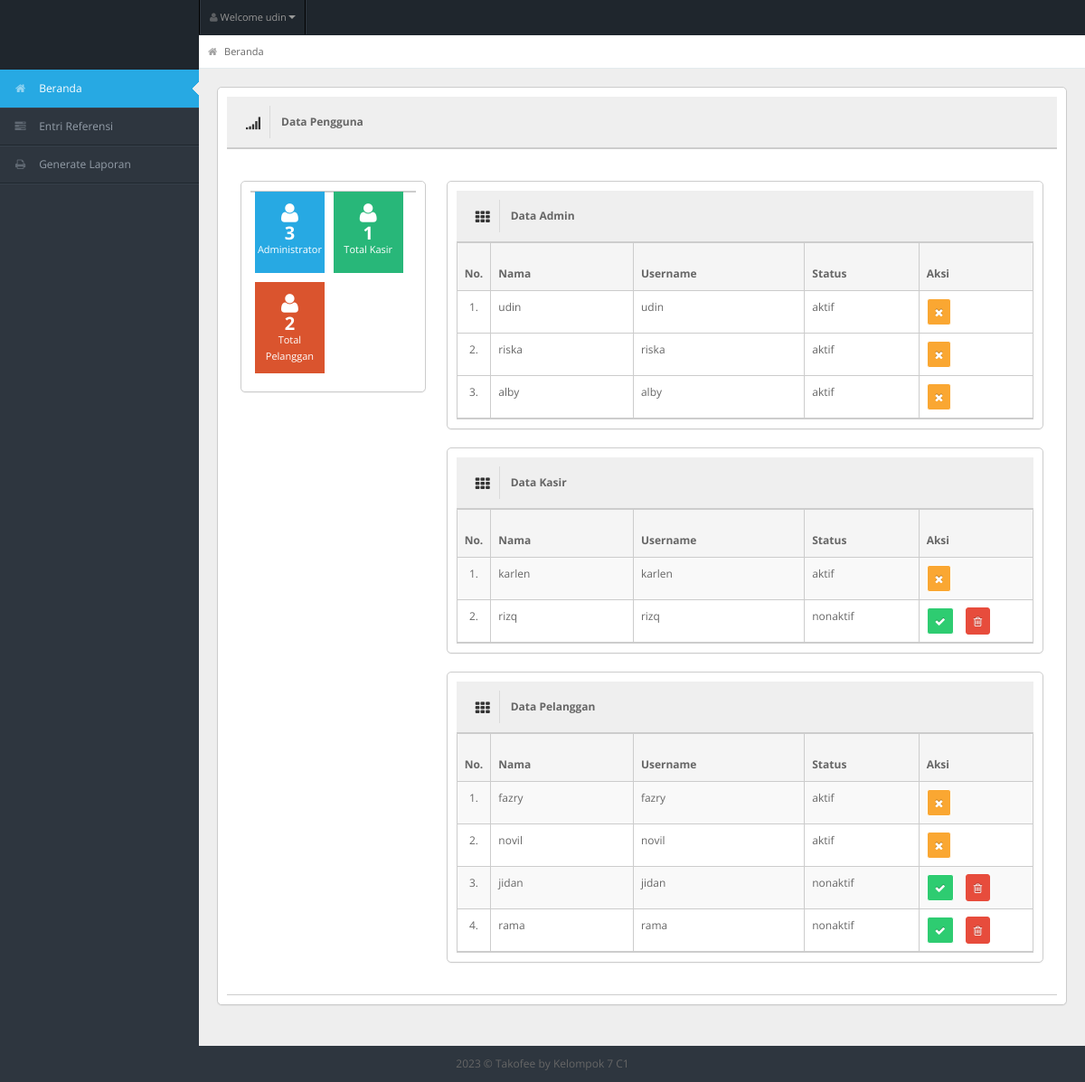
The app's page /beranda.php (signed in), older data.
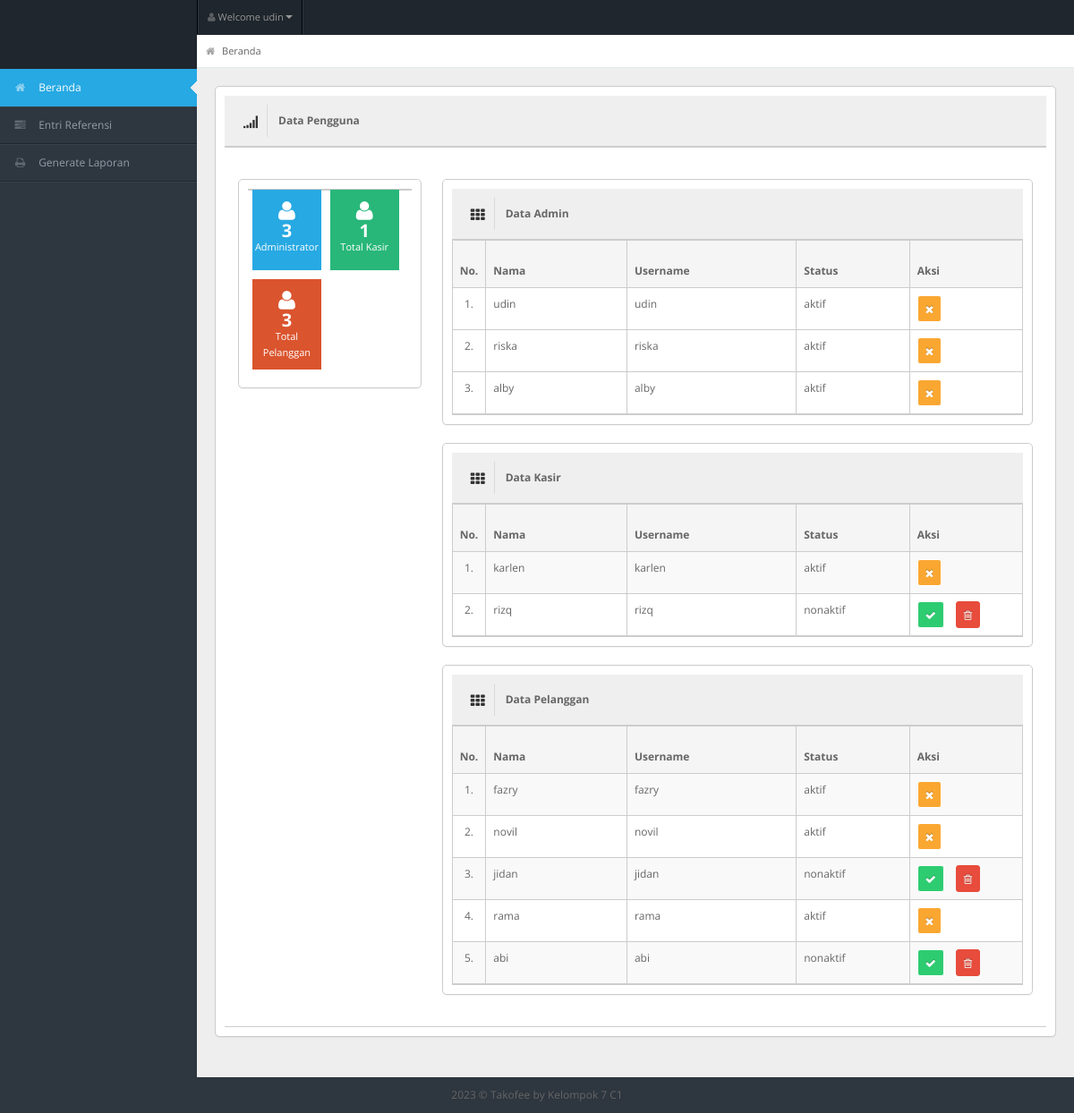
The same page, newer data.
### tables this page shows
CREATE TABLE `tb_user` (
  `id_user` int(11) NOT NULL,
  `username` varchar(150) NOT NULL,
  `password` varchar(150) NOT NULL,
  `nama_user` varchar(150) NOT NULL,
  `id_level` int(11) NOT NULL,
  `status` varchar(150) NOT NULL
);

### beranda.php (the view, shortened to what the changed rows need)
<!DOCTYPE html>
<?php
include "connection/koneksi.php";
if (isset($_SESSION['username']) && isset($_SESSION['id_user'])) {
  $id = $_SESSION['id_user'];
  $query = "select * from tb_user natural join tb_level where id_user = ?";
  $stmt = mysqli_prepare($conn, $query);
  mysqli_stmt_bind_param($stmt, 'i', $id);
  mysqli_stmt_execute($stmt);
  $sql = mysqli_stmt_get_result($stmt);
  $query_jml_adm = "select count(*) AS jumlah_adm from tb_user natural join tb_level where id_level = 1 and status = 'aktif'";
  $sql_jml_adm = mysqli_query($conn, $query_jml_adm);
  $result_adm = mysqli_fetch_array($sql_jml_adm);
  $query_jml_ksr = "select count(*) AS jumlah_ksr from tb_user natural join tb_level where id_level = 3 and status = 'aktif'";
  $sql_jml_ksr = mysqli_query($conn, $query_jml_ksr);
  $result_ksr = mysqli_fetch_array($sql_jml_ksr);
  $query_jml_plg = "select count(*) AS jumlah_plg from tb_user natural join tb_level where id_level = 5 and status = 'aktif'";
  $sql_jml_plg = mysqli_query($conn, $query_jml_plg);
  $result_plg = mysqli_fetch_array($sql_jml_plg);
  while ($r = mysqli_fetch_array($sql)) {
?>
    <html lang="en">
    <head>
      <link rel="stylesheet" href="template/dashboard/css/bootstrap.min.css" />
      <link rel="stylesheet" href="template/dashboard/css/bootstrap-responsive.min.css" />
      <link rel="stylesheet" href="template/dashboard/css/fullcalendar.css" />
      <link rel="stylesheet" href="template/dashboard/css/matrix-style.css" />
      <link rel="stylesheet" href="template/dashboard/css/matrix-media.css" />
      <link href="template/dashboard/font-awesome/css/font-awesome.css" rel="stylesheet" />
      <link rel="stylesheet" href="template/dashboard/css/jquery.gritter.css" />
      <link href="beranda/style.css" rel="stylesheet">
    </head>
    <body>
      <div id="header">
        <h1><a href="dashboard.php">Beranda</a></h1>
      </div>
      <div id="user-nav" class="navbar navbar-inverse">
        <ul class="nav">
          <li class="dropdown" id="profile-messages"><a title="" href="#" data-toggle="dropdown" data-target="#profile-messages" class="dropdown-toggle"><i class="icon icon-user"></i> <span class="text">Welcome <?php echo $r['nama_user']; ?></span><b class="caret"></b></a>
          </li>
        </ul>
      </div>
      <div id="sidebar"><a href="beranda.php" class="visible-phone"><i class="icon icon-home"></i> Beranda</a>
        <ul>
          <?php
          if ($r['id_level'] == 1) {
          ?>
            <li class="active"><a href="beranda.php"><i class="icon icon-home"></i> <span>Beranda</span></a> </li>
            <li> <a href="entri_referensi.php"><i class="icon icon-tasks"></i> <span>Entri Referensi</span></a> </li>
            <li> <a href="generate_laporan.php"><i class="icon icon-print"></i> <span>Generate Laporan</span></a> </li>
          <?php
          } else if ($r['id_level'] == 2) {
          ?>
            <li class="active"><a href="beranda.php"><i class="icon icon-home"></i> <span>Beranda</span></a> </li>
            <li> <a href="entri_order.php"><i class="icon icon-shopping-cart"></i> <span>Entri Order</span></a> </li>
            <li> <a href="generate_laporan.php"><i class="icon icon-print"></i> <span>Generate Laporan</span></a> </li>
          <?php
          } else if ($r['id_level'] == 3) {
          ?>
            <li class="active"><a href="beranda.php"><i class="icon icon-home"></i> <span>Beranda</span></a> </li>
            <li> <a href="entri_transaksi.php"><i class="icon icon-inbox"></i> <span>Entri Transaksi</span></a> </li>
            <li> <a href="generate_laporan.php"><i class="icon icon-print"></i> <span>Generate Laporan</span></a> </li>
          <?php
          } else if ($r['id_level'] == 4) {
          ?>
            <li class="active"><a href="beranda.php"><i class="icon icon-home"></i> <span>Beranda</span></a> </li>
            <li> <a href="generate_laporan.php"><i class="icon icon-print"></i> <span>Generate Laporan</span></a> </li>
          <?php
          } else if ($r['id_level'] == 5) {
          ?>
            <li class="active"><a href="beranda.php"><i class="icon icon-home"></i> <span>Beranda</span></a> </li>
            <li> <a href="entri_order.php"><i class="icon icon-shopping-cart"></i> <span>Entri Order</span></a> </li>
          <?php
          }
          ?>
        </ul>
      </div>
      <div id="content">
        <div id="content-header">
          <div id="breadcrumb"> <a href="beranda.php" title="Go to Home" class="tip-bottom"><i class="icon-home"></i> Beranda</a></div>
        </div>
        <div class="container-fluid">
          <div class="row-fluid">
            <?php
            if ($r['id_level'] == 1) {
            ?>
              <div class="widget-box">
                <div class="widget-title bg_lg"><span class="icon"><i class="icon-signal"></i></span>
                  <h5>Data Pengguna</h5>
                </div>
                <div class="widget-content">
                  <div class="row-fluid">
                    <div class="span3">
                      <div class="widget-box">
                        <div class="widget-content nopadding">
                          <ul class="site-stats quick-actions">
                            <li class="bg_lb"><i class="icon-user"></i> <strong><?php echo $result_adm['jumlah_adm']; ?></strong> <small>Administrator</small></li>
                            <li class="bg_lg"><i class="icon-user"></i> <strong><?php echo $result_ksr['jumlah_ksr']; ?></strong> <small>Total Kasir</small></li>
                            <li class="bg_lo"><i class="icon-user"></i> <strong><?php echo $result_plg['jumlah_plg']; ?></strong> <small>Total Pelanggan</small></li>
                          </ul>
                        </div>
                      </div>
                    </div>
                    <div class="span9">
                      <div class="widget-box">
                        <?php
                        $query_data_adm = "select * from tb_user where id_level = 1";
                        $sql_data_adm = mysqli_query($conn, $query_data_adm);
                        $no = 1;
                        ?>
                        <div class="widget-title"> <span class="icon"> <i class="icon-th"></i> </span>
                          <h5>Data Admin</h5>
                        </div>
                        <div class="widget-content nopadding">
                          <table class="table table-bordered" style="width: 100%">
                            <thead>
                              <tr>
                                <th style="width:5%">No.</th>
                                <th style="width:25%">Nama</th>
                                <th style="width:30%">Username</th>
                                <th style="width:20%">Status</th>
                                <th style="width:20%">Aksi</th>
                              </tr>
                            </thead>
                            <tbody>
                              <?php
                              while ($r_dt_adm = mysqli_fetch_array($sql_data_adm)) {
                              ?>
                                <tr class="odd gradeX">
                                  <td>
                                    <center><?php echo $no++; ?>.</center>
                                  </td>
                                  <td><?php echo $r_dt_adm['nama_user']; ?></td>
                                  <td><?php echo $r_dt_adm['username']; ?></td>
                                  <td><?php echo $r_dt_adm['status']; ?></td>
                                  <td>
                                    <form action="" method="post">
                                      <?php
                                      if ($r_dt_adm['status'] == 'aktif') {
                                      ?>
                                        <button name="unvalidasi" value="<?php echo $r_dt_adm['id_user']; ?>" class="btn btn-warning btn-mini">
                                          <i class='icon icon-remove'></i>
                                        </button>
                                      <?php
                                      }
                                      ?>
                                    </form>
                                  </td>
                                </tr>
                              <?php
                              }
                              ?>
                            </tbody>
                          </table>
                        </div>
                      </div>
                      <div class="widget-box">
                        <?php
                        $query_data_ksr = "select * from tb_user where id_level = 3";
                        $sql_data_ksr = mysqli_query($conn, $query_data_ksr);
                        $no_ksr = 1;
                        ?>
                        <div class="widget-title"> <span class="icon"> <i class="icon-th"></i> </span>
                          <h5>Data Kasir</h5>
                        </div>
                        <div class="widget-content nopadding">
                          <table class="table table-bordered table-striped " style="width: 100%">
                            <thead>
                              <tr>
                                <th style="width:5%">No.</th>
                                <th style="width:25%">Nama</th>
                                <th style="width:30%">Username</th>
                                <th style="width:20%">Status</th>
                                <th style="width:20%">Aksi</th>
                              </tr>
                            </thead>
                            <tbody>
                              <?php
                              while ($r_dt_ksr = mysqli_fetch_array($sql_data_ksr)) {
                              ?>
                                <tr class="odd gradeX">
                                  <td>
                                    <center><?php echo $no_ksr++; ?>.</center>
                                  </td>
                                  <td><?php echo $r_dt_ksr['nama_user']; ?></td>
                                  <td><?php echo $r_dt_ksr['username']; ?></td>
                                  <td><?php echo $r_dt_ksr['status']; ?></td>
                                  <td>
                                    <form action="" method="post">
                                      <?php
                                      if ($r_dt_ksr['status'] == 'aktif') {
                                      ?>
                                        <button name="unvalidasi" value="<?php echo $r_dt_ksr['id_user']; ?>" class="btn btn-warning btn-mini">
                                          <i class='icon icon-remove'></i>
                                        </button>
                                      <?php
                                      }
                                      ?>
                                      <?php
                                      if ($r_dt_ksr['status'] == 'nonaktif') {
                                      ?>
                                        <button name="validasi" value="<?php echo $r_dt_ksr['id_user']; ?>" class="btn btn-info btn-mini"><i class='icon icon-ok'></i></button>
                                        <button name="hapus_user" value="<?php echo $r_dt_ksr['id_user']; ?>" class="btn btn-danger btn-mini"><i class='icon icon-trash'></i></button>
                                      <?php
                                      }
                                      ?>
                                    </form>
                                  </td>
                                </tr>
                              <?php
                              }
                              ?>
                            </tbody>
                          </table>
                        </div>
                      </div>
                      <div class="widget-box">
                        <?php
                        $query_data_plg = "select * from tb_user where id_level = 5";
                        $sql_data_plg = mysqli_query($conn, $query_data_plg);
                        $no_plg = 1;
                        ?>
                        <div class="widget-title"> <span class="icon"> <i class="icon-th"></i> </span>
                          <h5>Data Pelanggan</h5>
                        </div>
                        <div class="widget-content nopadding">
                          <table class="table table-bordered table-striped" style="width: 100%">
                            <thead>
                              <tr>
                                <th style="width:5%">No.</th>
                                <th style="width:25%">Nama</th>
                                <th style="width:30%">Username</th>
                                <th style="width:20%">Status</th>
                                <th style="width:20%">Aksi</th>
                              </tr>
                            </thead>
                            <tbody>
                              <?php
                              while ($r_dt_plg = mysqli_fetch_array($sql_data_plg)) {
                              ?>
                                <tr class="odd gradeX">
                                  <td>
                                    <center><?php echo $no_plg++; ?>.</center>
                                  </td>
                                  <td><?php echo $r_dt_plg['nama_user']; ?></td>
                                  <td><?php echo $r_dt_plg['username']; ?></td>
                                  <td><?php echo $r_dt_plg['status']; ?></td>
                                  <td>
                                    <form action="" method="post">
                                      <?php
                                      if ($r_dt_plg['status'] == 'aktif') {
                                      ?>
                                        <button name="unvalidasi" value="<?php echo $r_dt_plg['id_user']; ?>" class="btn btn-warning btn-mini">
                                          <i class='icon icon-remove'></i>
                                        </button>
                                      <?php
                                      }
                                      ?>
                                      <?php
                                      if ($r_dt_plg['status'] == 'nonaktif') {
                                      ?>
                                        <button name="validasi" value="<?php echo $r_dt_plg['id_user']; ?>" class="btn btn-info btn-mini"><i class='icon icon-ok'></i></button>
                                        <button name="hapus_user" value="<?php echo $r_dt_plg['id_user']; ?>" class="btn btn-danger btn-mini"><i class='icon icon-trash'></i></button>
                                      <?php
                                      }
                                      ?>
                                    </form>
                                  </td>
                                </tr>
                              <?php
                              }
                              ?>
                            </tbody>
                          </table>
                        </div>
                      </div>
                    </div>
                  </div>
                </div>
              </div>
            <?php
            }
            ?>
          </div>
        </div>
      </div>
      <div class="row-fluid">
        <div id="footer" class="span12"> <?php echo date('Y'); ?> &copy; Takofee <a href="#">by Kelompok 7 C1</a> </div>
      </div>
    </body>
    </html>
<?php
  }
} else {
  header('location: logout.php');
}
?>

Row changes from the older to the newer data that the page shows:
computed for tb_user "udin": jumlah_plg "2" → "3"
changed tb_user "rama": status "nonaktif" → "aktif"
added tb_user: nama_user "abi", username "abi", status "nonaktif", $r_dt_plg['id_user'] 10 (drawn), shown under "udin"
